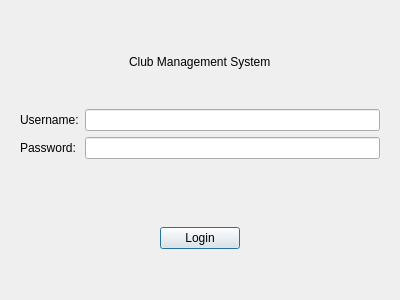
<?xml version="1.0" encoding="UTF-8"?>
<ui version="4.0">
 <class>Dialog</class>
 <widget class="QDialog" name="Dialog">
  <property name="geometry">
   <rect>
    <x>0</x>
    <y>0</y>
    <width>400</width>
    <height>300</height>
   </rect>
  </property>
  <property name="windowTitle">
   <string>Dialog</string>
  </property>
  <layout class="QGridLayout" name="gridLayout">
   <item row="0" column="0">
    <widget class="QWidget" name="widget" native="true">
     <layout class="QVBoxLayout" name="verticalLayout">
      <item>
       <widget class="QWidget" name="widget_2" native="true">
        <layout class="QHBoxLayout" name="horizontalLayout">
         <item>
          <spacer name="horizontalSpacer">
           <property name="orientation">
            <enum>Qt::Horizontal</enum>
           </property>
           <property name="sizeHint" stdset="0">
            <size>
             <width>83</width>
             <height>20</height>
            </size>
           </property>
          </spacer>
         </item>
         <item>
          <widget class="QLabel" name="title_label">
           <property name="text">
            <string>Club Management System</string>
           </property>
          </widget>
         </item>
         <item>
          <spacer name="horizontalSpacer_2">
           <property name="orientation">
            <enum>Qt::Horizontal</enum>
           </property>
           <property name="sizeHint" stdset="0">
            <size>
             <width>82</width>
             <height>20</height>
            </size>
           </property>
          </spacer>
         </item>
        </layout>
       </widget>
      </item>
      <item>
       <layout class="QFormLayout" name="formLayout">
        <item row="0" column="0">
         <widget class="QLabel" name="username_label">
          <property name="text">
           <string>Username:</string>
          </property>
         </widget>
        </item>
        <item row="0" column="1">
         <widget class="QLineEdit" name="username_input"/>
        </item>
        <item row="1" column="0">
         <widget class="QLabel" name="password_label">
          <property name="text">
           <string>Password:</string>
          </property>
         </widget>
        </item>
        <item row="1" column="1">
         <widget class="QLineEdit" name="password_input"/>
        </item>
       </layout>
      </item>
      <item>
       <widget class="QWidget" name="widget_3" native="true">
        <layout class="QHBoxLayout" name="horizontalLayout_2">
         <item>
          <spacer name="horizontalSpacer_3">
           <property name="orientation">
            <enum>Qt::Horizontal</enum>
           </property>
           <property name="sizeHint" stdset="0">
            <size>
             <width>90</width>
             <height>20</height>
            </size>
           </property>
          </spacer>
         </item>
         <item>
          <widget class="QPushButton" name="login_btn">
           <property name="text">
            <string>Login</string>
           </property>
          </widget>
         </item>
         <item>
          <spacer name="horizontalSpacer_4">
           <property name="orientation">
            <enum>Qt::Horizontal</enum>
           </property>
           <property name="sizeHint" stdset="0">
            <size>
             <width>90</width>
             <height>20</height>
            </size>
           </property>
          </spacer>
         </item>
        </layout>
       </widget>
      </item>
     </layout>
    </widget>
   </item>
  </layout>
 </widget>
 <resources/>
 <connections/>
</ui>
